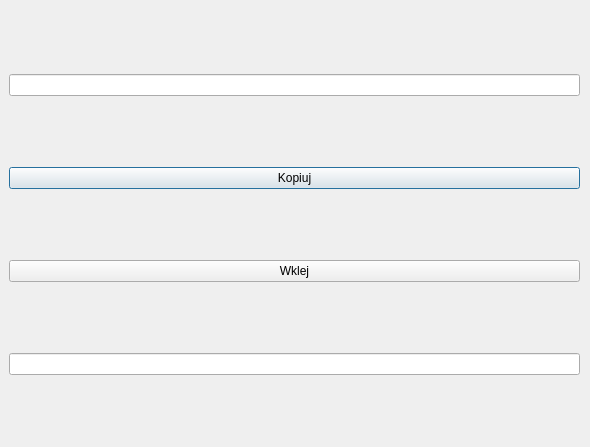
<?xml version="1.0" encoding="UTF-8"?>
<ui version="4.0">
 <class>Dialog</class>
 <widget class="QDialog" name="Dialog">
  <property name="geometry">
   <rect>
    <x>0</x>
    <y>0</y>
    <width>590</width>
    <height>447</height>
   </rect>
  </property>
  <property name="windowTitle">
   <string>Dialog</string>
  </property>
  <widget class="QWidget" name="verticalLayoutWidget">
   <property name="geometry">
    <rect>
     <x>9</x>
     <y>9</y>
     <width>571</width>
     <height>431</height>
    </rect>
   </property>
   <layout class="QVBoxLayout" name="verticalLayout">
    <item>
     <widget class="QLineEdit" name="dataEdit"/>
    </item>
    <item>
     <widget class="QPushButton" name="copyButton">
      <property name="text">
       <string>Kopiuj</string>
      </property>
     </widget>
    </item>
    <item>
     <widget class="QPushButton" name="pasteButton">
      <property name="text">
       <string>Wklej</string>
      </property>
     </widget>
    </item>
    <item>
     <widget class="QLineEdit" name="resultEdit"/>
    </item>
   </layout>
  </widget>
 </widget>
 <resources/>
 <connections/>
</ui>
